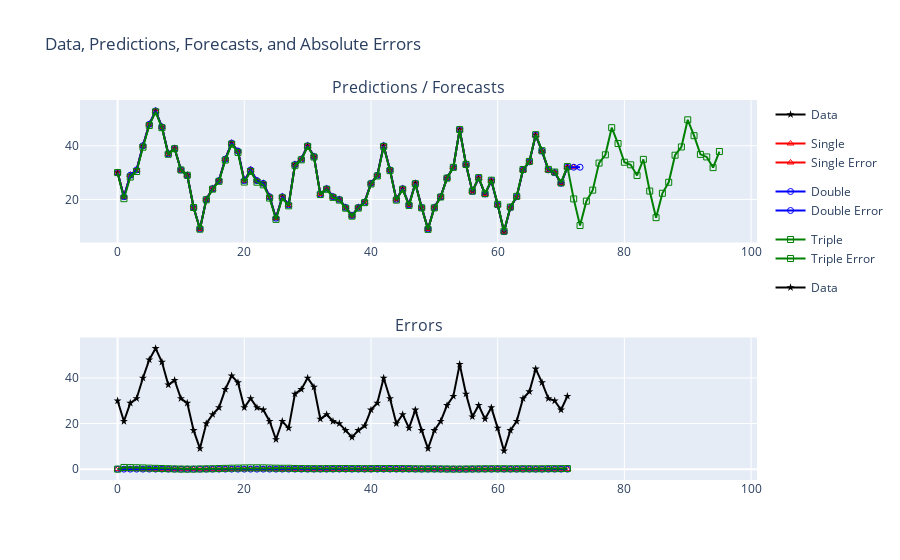

Notebook code cell kept with this figure:
### Code cell
# plot the data & forecasts & error
fig = plysub.make_subplots(rows=2, cols=1, print_grid=False, subplot_titles=('Predictions / Forecasts', 'Errors'))
fig['layout'].update(title='Data, Predictions, Forecasts, and Absolute Errors', height=800)
# forecasts + data
fig.append_trace(go.Scatter(x=results.index, y=results['Data'], mode='markers+lines', name='Data',
                            marker={'color':'black', 'symbol':'star'}, line={'color':'black'}), 1, 1)
fig.append_trace(go.Scatter(x=results.index, y=results['ES_Sing'], mode='markers+lines', name='Single',
                            marker={'color':'red', 'symbol':'triangle-up-open'}, line={'color':'red'},
                            legendgroup='Single'), 1, 1)
fig.append_trace(go.Scatter(x=results.index, y=results['ES_Doub'], mode='markers+lines', name='Double',
                            marker={'color':'blue', 'symbol':'circle-open'}, line={'color':'blue'},
                            legendgroup='Double'), 1, 1)
fig.append_trace(go.Scatter(x=results.index, y=results['ES_Trip'], mode='markers+lines', name='Triple',
                  marker={'color':'green', 'symbol':'square-open'}, line={'color':'green'},
                            legendgroup='Triple'), 1, 1)
# errors + data
fig.append_trace(go.Scatter(x=results.index, y=results['Data'], mode='markers+lines', name='Data',
                            marker={'color':'black', 'symbol':'star'}, line={'color':'black'},
                            showlegend=True), 2, 1)
fig.append_trace(go.Scatter(x=results.index, y=results['ESErr_Sing'].abs(), mode='markers+lines', legendgroup='Single',
                            marker={'color':'red', 'symbol':'triangle-up-open'}, line={'color':'red'},
                            name='Single Error'), 2, 1)
fig.append_trace(go.Scatter(x=results.index, y=results['ESErr_Doub'].abs(), mode='markers+lines', legendgroup='Double',
                            marker={'color':'blue', 'symbol':'circle-open'}, line={'color':'blue'},
                            name='Double Error'), 2, 1)
fig.append_trace(go.Scatter(x=results.index, y=results['ESErr_Trip'].abs(), mode='markers+lines', legendgroup='Triple',
                            marker={'color':'green', 'symbol':'square-open'}, line={'color':'green'},
                            name='Triple Error'), 2, 1)

plyoff.iplot(fig)

### Figure 1 — Plotly figure (JSON) as saved in the notebook; plotly's stock layout.template omitted (floating-point values rounded to 4 significant figures)
{"data": [{"line": {"color": "black"}, "marker": {"color": "black", "symbol": "star"}, "mode": "markers+lines", "name": "Data", "type": "scatter", "x": [0, 1, 2, 3, 4, 5, 6, 7, 8, 9, 10, 11, 12, 13, 14, 15, 16, 17, 18, 19, 20, 21, 22, 23, 24, 25, 26, 27, 28, 29, 30, 31, 32, 33, 34, 35, 36, 37, 38, 39, 40, 41, 42, 43, 44, 45, 46, 47, 48, 49, 50, 51, 52, 53, 54, 55, 56, 57, 58, 59, 60, 61, 62, 63, 64, 65, 66, 67, 68, 69, 70, 71, 72, 73, 74, 75, 76, 77, 78, 79, 80, 81, 82, 83, 84, 85, 86, 87, 88, 89, 90, 91, 92, 93, 94, 95], "xaxis": "x", "y": [30, 21, 29, 31, 40, 48, 53, 47, 37, 39, 31, 29, 17, 9, 20, 24, 27, 35, 41, 38, 27, 31, 27, 26, 21, 13, 21, 18, 33, 35, 40, 36, 22, 24, 21, 20, 17, 14, 17, 19, 26, 29, 40, 31, 20, 24, 18, 26, 17, 9, 17, 21, 28, 32, 46, 33, 23, 28, 22, 27, 18, 8, 17, 21, 31, 34, 44, 38, 31, 30, 26, 32, null, null, null, null, null, null, null, null, null, null, null, null, null, null, null, null, null, null, null, null, null, null, null, null], "yaxis": "y"}, {"legendgroup": "Single", "line": {"color": "red"}, "marker": {"color": "red", "symbol": "triangle-up-open"}, "mode": "markers+lines", "name": "Single", "type": "scatter", "x": [0, 1, 2, 3, 4, 5, 6, 7, 8, 9, 10, 11, 12, 13, 14, 15, 16, 17, 18, 19, 20, 21, 22, 23, 24, 25, 26, 27, 28, 29, 30, 31, 32, 33, 34, 35, 36, 37, 38, 39, 40, 41, 42, 43, 44, 45, 46, 47, 48, 49, 50, 51, 52, 53, 54, 55, 56, 57, 58, 59, 60, 61, 62, 63, 64, 65, 66, 67, 68, 69, 70, 71, 72, 73, 74, 75, 76, 77, 78, 79, 80, 81, 82, 83, 84, 85, 86, 87, 88, 89, 90, 91, 92, 93, 94, 95], "xaxis": "x", "y": [30, 21, 29, 31, 40, 48, 53, 47, 37, 39, 31, 29, 17, 9, 20, 24, 27, 35, 41, 38, 27, 31, 27, 26, 21, 13, 21, 18, 33, 35, 40, 36, 22, 24, 21, 20, 17, 14, 17, 19, 26, 29, 40, 31, 20, 24, 18, 26, 17, 9, 17, 21, 28, 32, 46, 33, 23, 28, 22, 27, 18, 8, 17, 21, 31, 34, 44, 38, 31, 30, 26, 32, 32, null, null, null, null, null, null, null, null, null, null, null, null, null, null, null, null, null, null, null, null, null, null, null], "yaxis": "y"}, {"legendgroup": "Double", "line": {"color": "blue"}, "marker": {"color": "blue", "symbol": "circle-open"}, "mode": "markers+lines", "name": "Double", "type": "scatter", "x": [0, 1, 2, 3, 4, 5, 6, 7, 8, 9, 10, 11, 12, 13, 14, 15, 16, 17, 18, 19, 20, 21, 22, 23, 24, 25, 26, 27, 28, 29, 30, 31, 32, 33, 34, 35, 36, 37, 38, 39, 40, 41, 42, 43, 44, 45, 46, 47, 48, 49, 50, 51, 52, 53, 54, 55, 56, 57, 58, 59, 60, 61, 62, 63, 64, 65, 66, 67, 68, 69, 70, 71, 72, 73, 74, 75, 76, 77, 78, 79, 80, 81, 82, 83, 84, 85, 86, 87, 88, 89, 90, 91, 92, 93, 94, 95], "xaxis": "x", "y": [30, 21, 29, 31, 40, 48, 53, 47, 37, 39, 31, 29, 17, 9, 20, 24, 27, 35, 41, 38, 27, 31, 27, 26, 21, 13, 21, 18, 33, 35, 40, 36, 22, 24, 21, 20, 17, 14, 17, 19, 26, 29, 40, 31, 20, 24, 18, 26, 17, 9, 17, 21, 28, 32, 46, 33, 23, 28, 22, 27, 18, 8, 17, 21, 31, 34, 44, 38, 31, 30, 26, 32, 32, 32, null, null, null, null, null, null, null, null, null, null, null, null, null, null, null, null, null, null, null, null, null, null], "yaxis": "y"}, {"legendgroup": "Triple", "line": {"color": "green"}, "marker": {"color": "green", "symbol": "square-open"}, "mode": "markers+lines", "name": "Triple", "type": "scatter", "x": [0, 1, 2, 3, 4, 5, 6, 7, 8, 9, 10, 11, 12, 13, 14, 15, 16, 17, 18, 19, 20, 21, 22, 23, 24, 25, 26, 27, 28, 29, 30, 31, 32, 33, 34, 35, 36, 37, 38, 39, 40, 41, 42, 43, 44, 45, 46, 47, 48, 49, 50, 51, 52, 53, 54, 55, 56, 57, 58, 59, 60, 61, 62, 63, 64, 65, 66, 67, 68, 69, 70, 71, 72, 73, 74, 75, 76, 77, 78, 79, 80, 81, 82, 83, 84, 85, 86, 87, 88, 89, 90, 91, 92, 93, 94, 95], "xaxis": "x", "y": [30, 20.27, 28.33, 30.39, 39.47, 47.57, 52.65, 46.73, 36.82, 38.91, 30.97, 29.0, 16.99, 8.92, 19.87, 23.83, 26.75, 34.66, 40.58, 37.52, 26.47, 30.43, 26.42, 25.43, 20.5, 12.57, 20.62, 17.62, 32.71, 34.75, 39.78, 35.81, 21.8, 23.78, 20.76, 19.74, 16.74, 13.77, 16.76, 18.79, 25.76, 28.73, 39.76, 30.74, 19.75, 23.77, 17.77, 25.84, 16.86, 8.841, 16.86, 20.9, 27.93, 31.97, 46.03, 33.06, 23.09, 28.13, 22.16, 27.17, 18.18, 8.162, 17.16, 21.15, 31.16, 34.16, 44.13, 38.16, 31.21, 30.21, 26.22, 32.24, 20.19, 10.28, 19.36, 23.46, 33.55, 36.63, 46.74, 40.83, 33.87, 32.91, 28.93, 34.93, 23.12, 13.2, 22.29, 26.39, 36.48, 39.56, 49.67, 43.76, 36.79, 35.83, 31.86, 37.86], "yaxis": "y"}, {"line": {"color": "black"}, "marker": {"color": "black", "symbol": "star"}, "mode": "markers+lines", "name": "Data", "showlegend": true, "type": "scatter", "x": [0, 1, 2, 3, 4, 5, 6, 7, 8, 9, 10, 11, 12, 13, 14, 15, 16, 17, 18, 19, 20, 21, 22, 23, 24, 25, 26, 27, 28, 29, 30, 31, 32, 33, 34, 35, 36, 37, 38, 39, 40, 41, 42, 43, 44, 45, 46, 47, 48, 49, 50, 51, 52, 53, 54, 55, 56, 57, 58, 59, 60, 61, 62, 63, 64, 65, 66, 67, 68, 69, 70, 71, 72, 73, 74, 75, 76, 77, 78, 79, 80, 81, 82, 83, 84, 85, 86, 87, 88, 89, 90, 91, 92, 93, 94, 95], "xaxis": "x2", "y": [30, 21, 29, 31, 40, 48, 53, 47, 37, 39, 31, 29, 17, 9, 20, 24, 27, 35, 41, 38, 27, 31, 27, 26, 21, 13, 21, 18, 33, 35, 40, 36, 22, 24, 21, 20, 17, 14, 17, 19, 26, 29, 40, 31, 20, 24, 18, 26, 17, 9, 17, 21, 28, 32, 46, 33, 23, 28, 22, 27, 18, 8, 17, 21, 31, 34, 44, 38, 31, 30, 26, 32, null, null, null, null, null, null, null, null, null, null, null, null, null, null, null, null, null, null, null, null, null, null, null, null], "yaxis": "y2"}, {"legendgroup": "Single", "line": {"color": "red"}, "marker": {"color": "red", "symbol": "triangle-up-open"}, "mode": "markers+lines", "name": "Single Error", "type": "scatter", "x": [0, 1, 2, 3, 4, 5, 6, 7, 8, 9, 10, 11, 12, 13, 14, 15, 16, 17, 18, 19, 20, 21, 22, 23, 24, 25, 26, 27, 28, 29, 30, 31, 32, 33, 34, 35, 36, 37, 38, 39, 40, 41, 42, 43, 44, 45, 46, 47, 48, 49, 50, 51, 52, 53, 54, 55, 56, 57, 58, 59, 60, 61, 62, 63, 64, 65, 66, 67, 68, 69, 70, 71, 72, 73, 74, 75, 76, 77, 78, 79, 80, 81, 82, 83, 84, 85, 86, 87, 88, 89, 90, 91, 92, 93, 94, 95], "xaxis": "x2", "y": [0, 0, 0, 0, 0, 0, 0, 0, 0, 0, 0, 0, 0, 0, 0, 0, 0, 0, 0, 0, 0, 0, 0, 0, 0, 0, 0, 0, 0, 0, 0, 0, 0, 0, 0, 0, 0, 0, 0, 0, 0, 0, 0, 0, 0, 0, 0, 0, 0, 0, 0, 0, 0, 0, 0, 0, 0, 0, 0, 0, 0, 0, 0, 0, 0, 0, 0, 0, 0, 0, 0, 0, null, null, null, null, null, null, null, null, null, null, null, null, null, null, null, null, null, null, null, null, null, null, null, null], "yaxis": "y2"}, {"legendgroup": "Double", "line": {"color": "blue"}, "marker": {"color": "blue", "symbol": "circle-open"}, "mode": "markers+lines", "name": "Double Error", "type": "scatter", "x": [0, 1, 2, 3, 4, 5, 6, 7, 8, 9, 10, 11, 12, 13, 14, 15, 16, 17, 18, 19, 20, 21, 22, 23, 24, 25, 26, 27, 28, 29, 30, 31, 32, 33, 34, 35, 36, 37, 38, 39, 40, 41, 42, 43, 44, 45, 46, 47, 48, 49, 50, 51, 52, 53, 54, 55, 56, 57, 58, 59, 60, 61, 62, 63, 64, 65, 66, 67, 68, 69, 70, 71, 72, 73, 74, 75, 76, 77, 78, 79, 80, 81, 82, 83, 84, 85, 86, 87, 88, 89, 90, 91, 92, 93, 94, 95], "xaxis": "x2", "y": [0, 0, 0, 0, 0, 0, 0, 0, 0, 0, 0, 0, 0, 0, 0, 0, 0, 0, 0, 0, 0, 0, 0, 0, 0, 0, 0, 0, 0, 0, 0, 0, 0, 0, 0, 0, 0, 0, 0, 0, 0, 0, 0, 0, 0, 0, 0, 0, 0, 0, 0, 0, 0, 0, 0, 0, 0, 0, 0, 0, 0, 0, 0, 0, 0, 0, 0, 0, 0, 0, 0, 0, null, null, null, null, null, null, null, null, null, null, null, null, null, null, null, null, null, null, null, null, null, null, null, null], "yaxis": "y2"}, {"legendgroup": "Triple", "line": {"color": "green"}, "marker": {"color": "green", "symbol": "square-open"}, "mode": "markers+lines", "name": "Triple Error", "type": "scatter", "x": [0, 1, 2, 3, 4, 5, 6, 7, 8, 9, 10, 11, 12, 13, 14, 15, 16, 17, 18, 19, 20, 21, 22, 23, 24, 25, 26, 27, 28, 29, 30, 31, 32, 33, 34, 35, 36, 37, 38, 39, 40, 41, 42, 43, 44, 45, 46, 47, 48, 49, 50, 51, 52, 53, 54, 55, 56, 57, 58, 59, 60, 61, 62, 63, 64, 65, 66, 67, 68, 69, 70, 71, 72, 73, 74, 75, 76, 77, 78, 79, 80, 81, 82, 83, 84, 85, 86, 87, 88, 89, 90, 91, 92, 93, 94, 95], "xaxis": "x2", "y": [0, 0.7307, 0.6701, 0.606, 0.5338, 0.4317, 0.3546, 0.2687, 0.1775, 0.09077, 0.02629, 0.002588, 0.01063, 0.07985, 0.1296, 0.167, 0.2541, 0.3419, 0.4213, 0.4753, 0.5344, 0.5738, 0.5773, 0.5683, 0.5001, 0.4292, 0.3799, 0.3844, 0.2936, 0.251, 0.2179, 0.1949, 0.1983, 0.2204, 0.2372, 0.2564, 0.2618, 0.2291, 0.2372, 0.2071, 0.2407, 0.2663, 0.2442, 0.2611, 0.2539, 0.2307, 0.2314, 0.1616, 0.1402, 0.1589, 0.1389, 0.1038, 0.07012, 0.03038, 0.0309, 0.05803, 0.09035, 0.1277, 0.162, 0.17, 0.1754, 0.1625, 0.1551, 0.1458, 0.1584, 0.1616, 0.1324, 0.1577, 0.2058, 0.2059, 0.2213, 0.244, null, null, null, null, null, null, null, null, null, null, null, null, null, null, null, null, null, null, null, null, null, null, null, null], "yaxis": "y2"}], "layout": {"annotations": [{"font": {"size": 16}, "showarrow": false, "text": "Predictions / Forecasts", "x": 0.5, "xanchor": "center", "xref": "paper", "y": 1, "yanchor": "bottom", "yref": "paper"}, {"font": {"size": 16}, "showarrow": false, "text": "Errors", "x": 0.5, "xanchor": "center", "xref": "paper", "y": 0.375, "yanchor": "bottom", "yref": "paper"}], "autosize": true, "title": {"text": "Data, Predictions, Forecasts, and Absolute Errors"}, "xaxis": {"anchor": "y", "autorange": true, "domain": [0, 1], "range": [-5.941, 100.9], "type": "linear"}, "xaxis2": {"anchor": "y2", "autorange": true, "domain": [0, 1], "range": [-5.941, 100.9], "type": "linear"}, "yaxis": {"anchor": "x", "autorange": true, "domain": [0.625, 1], "range": [3.258, 57.74], "type": "linear"}, "yaxis2": {"anchor": "x2", "autorange": true, "domain": [0, 0.375], "range": [-5.585, 58.59], "type": "linear"}}}
